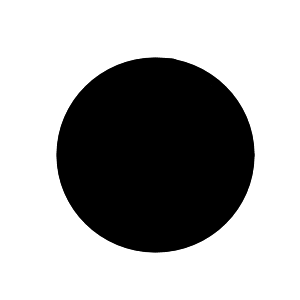
#> input picture img/circle1.png, 300 x 300 px
$ python ssim.py
#> lines starting #> are read from the running program, lines starting #| are printed output that depends on the picture; long printed decimals are rounded
import tracemalloc
from skimage.metrics import structural_similarity as ssim
import cv2

tracemalloc.start()

# Load the two images to compare
image1 = cv2.imread('img/circle1.png', cv2.IMREAD_GRAYSCALE)  # Load as grayscale
#> image1 is the input picture: shape (300, 300); min 0, max 255, mean 169
image2 = cv2.imread('img/square.png', cv2.IMREAD_GRAYSCALE)  # Load as grayscale
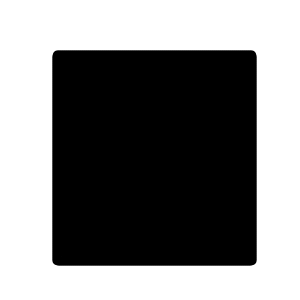
#> input picture img/square.png, 300 x 300 px
#> image2 is the input picture: shape (300, 300); min 0, max 255, mean 130.4

# Compute SSIM
score, diff = ssim(image1, image2, full=True)
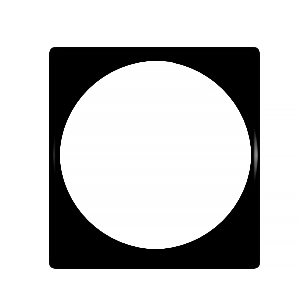
#> diff: shape (300, 300) float64; min 8.83e-07, max 1, mean 0.791
#> score = 0.782

print(f"SSIM score: {score}")
#| SSIM score: 0.7823

print(tracemalloc.get_traced_memory())
tracemalloc.stop()
